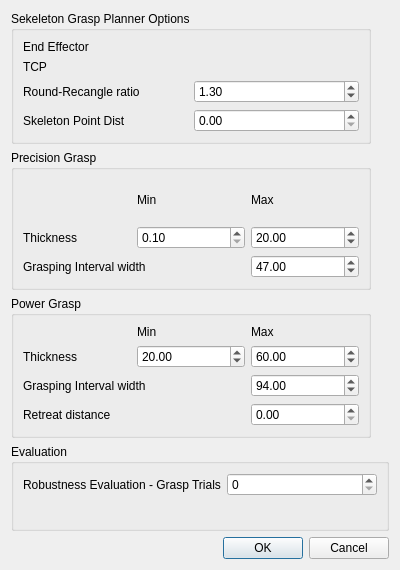
<?xml version="1.0" encoding="UTF-8"?>
<ui version="4.0">
 <class>SkeletonGraspPlannerOptions</class>
 <widget class="QDialog" name="SkeletonGraspPlannerOptions">
  <property name="windowModality">
   <enum>Qt::NonModal</enum>
  </property>
  <property name="geometry">
   <rect>
    <x>0</x>
    <y>0</y>
    <width>400</width>
    <height>570</height>
   </rect>
  </property>
  <property name="sizePolicy">
   <sizepolicy hsizetype="Fixed" vsizetype="Fixed">
    <horstretch>0</horstretch>
    <verstretch>0</verstretch>
   </sizepolicy>
  </property>
  <property name="minimumSize">
   <size>
    <width>400</width>
    <height>470</height>
   </size>
  </property>
  <property name="baseSize">
   <size>
    <width>400</width>
    <height>580</height>
   </size>
  </property>
  <property name="windowTitle">
   <string>Create Reachability Data</string>
  </property>
  <property name="modal">
   <bool>true</bool>
  </property>
  <layout class="QVBoxLayout" name="verticalLayout">
   <item>
    <widget class="QGroupBox" name="groupBox_4">
     <property name="sizePolicy">
      <sizepolicy hsizetype="Fixed" vsizetype="Fixed">
       <horstretch>0</horstretch>
       <verstretch>0</verstretch>
      </sizepolicy>
     </property>
     <property name="minimumSize">
      <size>
       <width>360</width>
       <height>100</height>
      </size>
     </property>
     <property name="title">
      <string>Sekeleton Grasp Planner Options</string>
     </property>
     <layout class="QGridLayout" name="gridLayout_3">
      <item row="0" column="0" colspan="2">
       <widget class="QLabel" name="labelEEF">
        <property name="text">
         <string>End Effector</string>
        </property>
       </widget>
      </item>
      <item row="1" column="0" colspan="2">
       <widget class="QLabel" name="labelTCP">
        <property name="text">
         <string>TCP</string>
        </property>
       </widget>
      </item>
      <item row="2" column="0">
       <widget class="QLabel" name="label_8">
        <property name="text">
         <string>Round-Recangle ratio</string>
        </property>
       </widget>
      </item>
      <item row="2" column="1">
       <widget class="QDoubleSpinBox" name="dsb_RoundRectRatio">
        <property name="minimum">
         <double>0.100000000000000</double>
        </property>
        <property name="maximum">
         <double>10.000000000000000</double>
        </property>
        <property name="singleStep">
         <double>0.100000000000000</double>
        </property>
        <property name="value">
         <double>1.300000000000000</double>
        </property>
       </widget>
      </item>
      <item row="3" column="0">
       <widget class="QLabel" name="label_13">
        <property name="toolTip">
         <string>If 0, the next skeleton neighbor is selected when processing the skeleton structure, otherwise this value indictes the minimum step length</string>
        </property>
        <property name="text">
         <string>Skeleton Point Dist</string>
        </property>
       </widget>
      </item>
      <item row="3" column="1">
       <widget class="QDoubleSpinBox" name="dsb_SkeletonDist">
        <property name="toolTip">
         <string>If 0, the next skeleton neighbor is selected when processing the skeleton structure, otherwise this value indictes the minimum step length</string>
        </property>
        <property name="minimum">
         <double>0.000000000000000</double>
        </property>
        <property name="maximum">
         <double>100.000000000000000</double>
        </property>
        <property name="singleStep">
         <double>0.100000000000000</double>
        </property>
        <property name="value">
         <double>0.000000000000000</double>
        </property>
       </widget>
      </item>
     </layout>
    </widget>
   </item>
   <item>
    <widget class="QGroupBox" name="groupBox_2">
     <property name="sizePolicy">
      <sizepolicy hsizetype="Fixed" vsizetype="Fixed">
       <horstretch>0</horstretch>
       <verstretch>0</verstretch>
      </sizepolicy>
     </property>
     <property name="minimumSize">
      <size>
       <width>360</width>
       <height>140</height>
      </size>
     </property>
     <property name="title">
      <string>Precision Grasp</string>
     </property>
     <layout class="QGridLayout" name="gridLayout_2">
      <item row="0" column="1">
       <widget class="QLabel" name="label_9">
        <property name="text">
         <string>Min</string>
        </property>
       </widget>
      </item>
      <item row="0" column="2">
       <widget class="QLabel" name="label_7">
        <property name="text">
         <string>Max</string>
        </property>
       </widget>
      </item>
      <item row="1" column="0">
       <widget class="QLabel" name="label_4">
        <property name="text">
         <string>Thickness</string>
        </property>
       </widget>
      </item>
      <item row="1" column="1">
       <widget class="QDoubleSpinBox" name="dsbPr_MinThick">
        <property name="minimum">
         <double>0.100000000000000</double>
        </property>
        <property name="maximum">
         <double>1000.000000000000000</double>
        </property>
        <property name="singleStep">
         <double>0.100000000000000</double>
        </property>
        <property name="value">
         <double>0.100000000000000</double>
        </property>
       </widget>
      </item>
      <item row="1" column="2">
       <widget class="QDoubleSpinBox" name="dsbPr_MaxThick">
        <property name="minimum">
         <double>1.000000000000000</double>
        </property>
        <property name="maximum">
         <double>1000.000000000000000</double>
        </property>
        <property name="singleStep">
         <double>0.100000000000000</double>
        </property>
        <property name="value">
         <double>20.000000000000000</double>
        </property>
       </widget>
      </item>
      <item row="2" column="0" colspan="2">
       <widget class="QLabel" name="label_10">
        <property name="toolTip">
         <string>should be double the width of a finger</string>
        </property>
        <property name="text">
         <string>Grasping Interval width</string>
        </property>
       </widget>
      </item>
      <item row="2" column="2">
       <widget class="QDoubleSpinBox" name="dsbPr_IntervalWidth">
        <property name="toolTip">
         <string>should be double the width of a finger</string>
        </property>
        <property name="minimum">
         <double>0.100000000000000</double>
        </property>
        <property name="maximum">
         <double>1000.000000000000000</double>
        </property>
        <property name="singleStep">
         <double>0.100000000000000</double>
        </property>
        <property name="value">
         <double>47.000000000000000</double>
        </property>
       </widget>
      </item>
     </layout>
    </widget>
   </item>
   <item>
    <widget class="QGroupBox" name="groupBox_5">
     <property name="sizePolicy">
      <sizepolicy hsizetype="Fixed" vsizetype="Fixed">
       <horstretch>0</horstretch>
       <verstretch>0</verstretch>
      </sizepolicy>
     </property>
     <property name="minimumSize">
      <size>
       <width>360</width>
       <height>140</height>
      </size>
     </property>
     <property name="title">
      <string>Power Grasp</string>
     </property>
     <layout class="QGridLayout" name="gridLayout">
      <item row="0" column="1">
       <widget class="QLabel" name="label_15">
        <property name="text">
         <string>Min</string>
        </property>
       </widget>
      </item>
      <item row="0" column="2">
       <widget class="QLabel" name="label_12">
        <property name="text">
         <string>Max</string>
        </property>
       </widget>
      </item>
      <item row="1" column="0">
       <widget class="QLabel" name="label_11">
        <property name="text">
         <string>Thickness</string>
        </property>
       </widget>
      </item>
      <item row="1" column="1">
       <widget class="QDoubleSpinBox" name="dsbPo_MinThick">
        <property name="minimum">
         <double>0.100000000000000</double>
        </property>
        <property name="maximum">
         <double>1000.000000000000000</double>
        </property>
        <property name="singleStep">
         <double>0.100000000000000</double>
        </property>
        <property name="value">
         <double>20.000000000000000</double>
        </property>
       </widget>
      </item>
      <item row="1" column="2">
       <widget class="QDoubleSpinBox" name="dsbPo_MaxThick">
        <property name="minimum">
         <double>1.000000000000000</double>
        </property>
        <property name="maximum">
         <double>1000.000000000000000</double>
        </property>
        <property name="singleStep">
         <double>0.100000000000000</double>
        </property>
        <property name="value">
         <double>60.000000000000000</double>
        </property>
       </widget>
      </item>
      <item row="2" column="0" colspan="2">
       <widget class="QLabel" name="label_16">
        <property name="toolTip">
         <string>should be double the width of a finger</string>
        </property>
        <property name="text">
         <string>Grasping Interval width</string>
        </property>
       </widget>
      </item>
      <item row="2" column="2">
       <widget class="QDoubleSpinBox" name="dsbPo_IntervalWidth">
        <property name="toolTip">
         <string>should be double the width of a finger</string>
        </property>
        <property name="minimum">
         <double>0.100000000000000</double>
        </property>
        <property name="maximum">
         <double>1000.000000000000000</double>
        </property>
        <property name="singleStep">
         <double>0.100000000000000</double>
        </property>
        <property name="value">
         <double>94.000000000000000</double>
        </property>
       </widget>
      </item>
      <item row="3" column="0" colspan="2">
       <widget class="QLabel" name="label_17">
        <property name="toolTip">
         <string>if&gt;0, the eef is retreated from the object surface by this value</string>
        </property>
        <property name="text">
         <string>Retreat distance</string>
        </property>
       </widget>
      </item>
      <item row="3" column="2">
       <widget class="QDoubleSpinBox" name="dsbPo_RetreatDistance">
        <property name="toolTip">
         <string>if&gt;0, the eef is retreated from the object surface by this value</string>
        </property>
        <property name="minimum">
         <double>0.000000000000000</double>
        </property>
        <property name="maximum">
         <double>100.000000000000000</double>
        </property>
        <property name="singleStep">
         <double>0.100000000000000</double>
        </property>
        <property name="value">
         <double>0.000000000000000</double>
        </property>
       </widget>
      </item>
     </layout>
    </widget>
   </item>
   <item>
    <widget class="QGroupBox" name="groupBox">
     <property name="title">
      <string>Evaluation</string>
     </property>
     <layout class="QFormLayout" name="formLayout">
      <item row="0" column="0">
       <widget class="QLabel" name="label">
        <property name="text">
         <string>Robustness Evaluation - Grasp Trials</string>
        </property>
       </widget>
      </item>
      <item row="0" column="1">
       <widget class="QSpinBox" name="sBRobustnessEval_Grasps"/>
      </item>
     </layout>
    </widget>
   </item>
   <item>
    <widget class="QDialogButtonBox" name="buttonBox">
     <property name="orientation">
      <enum>Qt::Horizontal</enum>
     </property>
     <property name="standardButtons">
      <set>QDialogButtonBox::Cancel|QDialogButtonBox::Ok</set>
     </property>
    </widget>
   </item>
  </layout>
 </widget>
 <resources/>
 <connections>
  <connection>
   <sender>buttonBox</sender>
   <signal>accepted()</signal>
   <receiver>SkeletonGraspPlannerOptions</receiver>
   <slot>accept()</slot>
   <hints>
    <hint type="sourcelabel">
     <x>248</x>
     <y>254</y>
    </hint>
    <hint type="destinationlabel">
     <x>157</x>
     <y>274</y>
    </hint>
   </hints>
  </connection>
  <connection>
   <sender>buttonBox</sender>
   <signal>rejected()</signal>
   <receiver>SkeletonGraspPlannerOptions</receiver>
   <slot>reject()</slot>
   <hints>
    <hint type="sourcelabel">
     <x>316</x>
     <y>260</y>
    </hint>
    <hint type="destinationlabel">
     <x>286</x>
     <y>274</y>
    </hint>
   </hints>
  </connection>
 </connections>
</ui>
